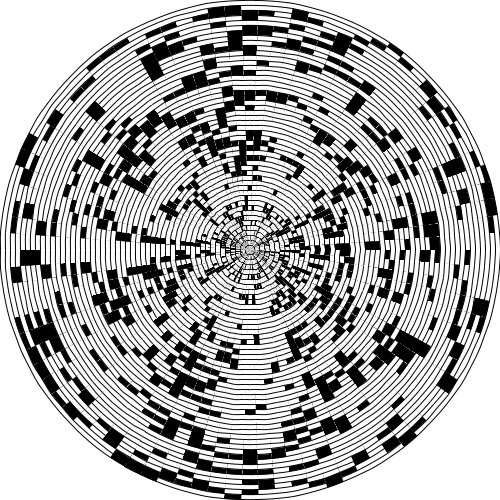
Frame 1 (no input)
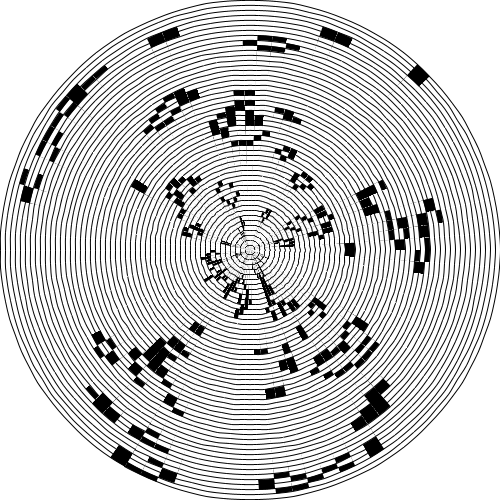
Frame 60 (the mouse pressed at the canvas centre just before this capture)
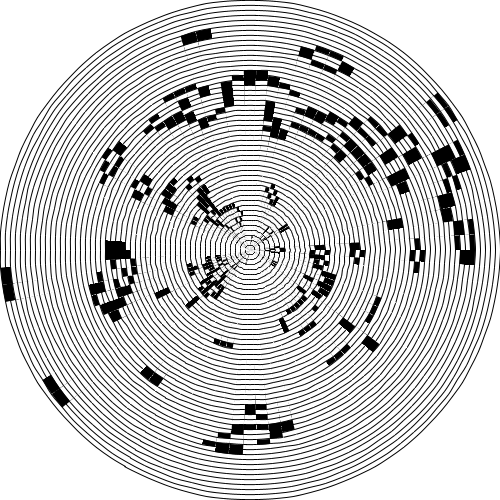
Frame 120 (the mouse held since frame 60 and released just before this capture)

The Processing sketch that drew these frames (run headless with seeded random() and noise(); from frame 60 on, the mouse is pressed at the canvas centre):

// Processing sketch: GameOfLifeWrapAround
// ── GameOfLifeWrapAround.pde
// A basic implementation of John Conway's Game of Life CA
// how could this be improved to use object oriented programming?
// think of it as similar to our particle system, with a "cell" class
// to describe each individual cell and a "cellular automata" class
// to describe a collection of cells

// Cells wrap around

GOL gol;

void setup() {
  size(500, 500);
  gol = new GOL();
}

void draw() {
  background(255);

  gol.generate();
  gol.display();
}

// reset board when mouse is pressed
void mousePressed() {
  gol.init();
}

// ── Cell.pde
/** 
 *
 * Purpose:  Circlar Grid Cell without using arc function.
 *
 * Cell has a coordinate of inner couner and size in both radial and angular directions.
 *            
 * @author Thomas Cann
 * @version 1.1
 */

class Cell {

  protected float x1, x2; //r and theta
  protected float w1, w2; //dr and dtheta
  protected float N; // Nu

  ArrayList<PVector> Cell = new ArrayList<PVector>(); 

  int state;

  /**
   * This is a constructor for a Circlar Grid Cell.
   *
   * @param r_ the inner radius of grid cell. [pixels]
   * @param theta_ the initial angle of grid cell. [degrees]
   * @param dr_ the radial size of the grid cell. [pixels]
   * @param dtheta_ the angular size of the grid cell. [degrees]
   */

  Cell(float r_, float theta_, float dr_, float dtheta_) {
    this.x1 = r_;
    this.x2 = theta_;
    this.w1 = dr_;
    this.w2 = dtheta_;
    state = int(random(2));
    N = x1*w2;

    float R= x1 +w1;

    for (float angle = x2; angle <= (x2+w2); angle += 2) {
      // Note we are not starting from 0 in order to match the
      // path of a circle.  
      PVector v = PVector.fromAngle(radians(angle));
      v.mult(R);
      Cell.add(v);
    }

    for (float angle = x2+w2; angle >= (x2); angle -= 2) {
      // Note we are not starting from 0 in order to match the
      // path of a circle.  
      PVector v = PVector.fromAngle(radians(angle));
      v.mult(x1);
      Cell.add(v);
    }
  }

  /**
   * This method displays the object on the screen relative to centre of the screen.
   */
  void display() {

    if ((state == 1)) fill(0);
    else fill(255); 
    fill(state*255);
    stroke(0);
    strokeWeight(1);
    pushMatrix();
    translate(width/2, height/2);
    beginShape();

    for (PVector v : Cell) {
      vertex(v.x, v.y);
    }
    endShape(CLOSE);
    popMatrix();
  }
  /**
   * This method displays the object on the screen relative to centre of the screen.
   */
  void display_Old() {

    float R= x1 +w1;

    fill(state*255);
    stroke(0);
    strokeWeight(1);
    pushMatrix();
    translate(width/2, height/2);
    beginShape();
    // Outer circle
    for (int i = 0; i<=N; i++) {
      vertex(R*cos(i*(w2)/N + x2), R*sin(i*(w2)/N + x2));
    }

    // Inner circle
    //beginContour();
    for (int i = 0; i<=N; i++) {
      vertex(x1*cos((x2+w2)-i*(w2)/N), x1*sin((x2+w2)-i*(w2)/N));
    }
    //endContour();

    endShape(CLOSE);
    popMatrix();
  }
}

// ── GOL.pde
// The Nature of Code
// Daniel Shiffman
// http://natureofcode.com

class GOL {

  int w = 10;
  int columns, rows;

  // Game of life board
  int[][] board;


  GOL() {
    // Initialize rows, columns and set-up arrays
    columns = 90;
    rows = height/w;
    board = new int[columns][rows];
    //next = new int[columns][rows];
    // Call function to fill array with random values 0 or 1
    init();
  }

  void init() {
    for (int i =1;i < columns-1;i++) {
      for (int j =1;j < rows-1;j++) {
        board[i][j] = int(random(2));
      }
    }
  }

  // The process of creating the new generation
  void generate() {

    int[][] next = new int[columns+1][rows+1];

    // Loop through every spot in our 2D array and check spots neighbors
    for (int x = 0; x < columns; x++) {
      for (int y = 0; y < rows; y++) {

        // Add up all the states in a 3x3 surrounding grid
        int neighbors = 0;
        for (int i = -1; i <= 1; i++) {
          for (int j = -1; j <= 1; j++) {
            if((y+j>=0) && (y+j<=rows)){
            neighbors += board[(x+i+columns)%columns][(y+j+rows)%rows];
            }
          }
        }

        // A little trick to subtract the current cell's state since
        // we added it in the above loop
        neighbors -= board[x][y];

        // Rules of Life
        if      ((board[x][y] == 1) && (neighbors <  2)) next[x][y] = 0;           // Loneliness
        else if ((board[x][y] == 1) && (neighbors >  3)) next[x][y] = 0;           // Overpopulation
        else if ((board[x][y] == 0) && (neighbors == 3)) next[x][y] = 1;           // Reproduction
        else                                             next[x][y] = board[x][y]; // Stasis
      }
    }

    // Next is now our board
    board = next;
  }

  // This is the easy part, just draw the cells, fill 255 for '1', fill 0 for '0'
  void display() {
    push();
    translate(width/2, height/2);
    for ( int i = 0; i < columns;i++) {
      for ( int j = 0; j < rows;j++) {
        if ((board[i][j] == 1)) fill(0);
        else fill(255); 
        stroke(0);
        arc(0, 0, width-(width/rows)*j, height-(height/rows)*j, radians(180+(360/(columns-1))*i), radians(180+(360/(columns-1))*(i+1)));
        
      }
    }
    pop();
  }
}
